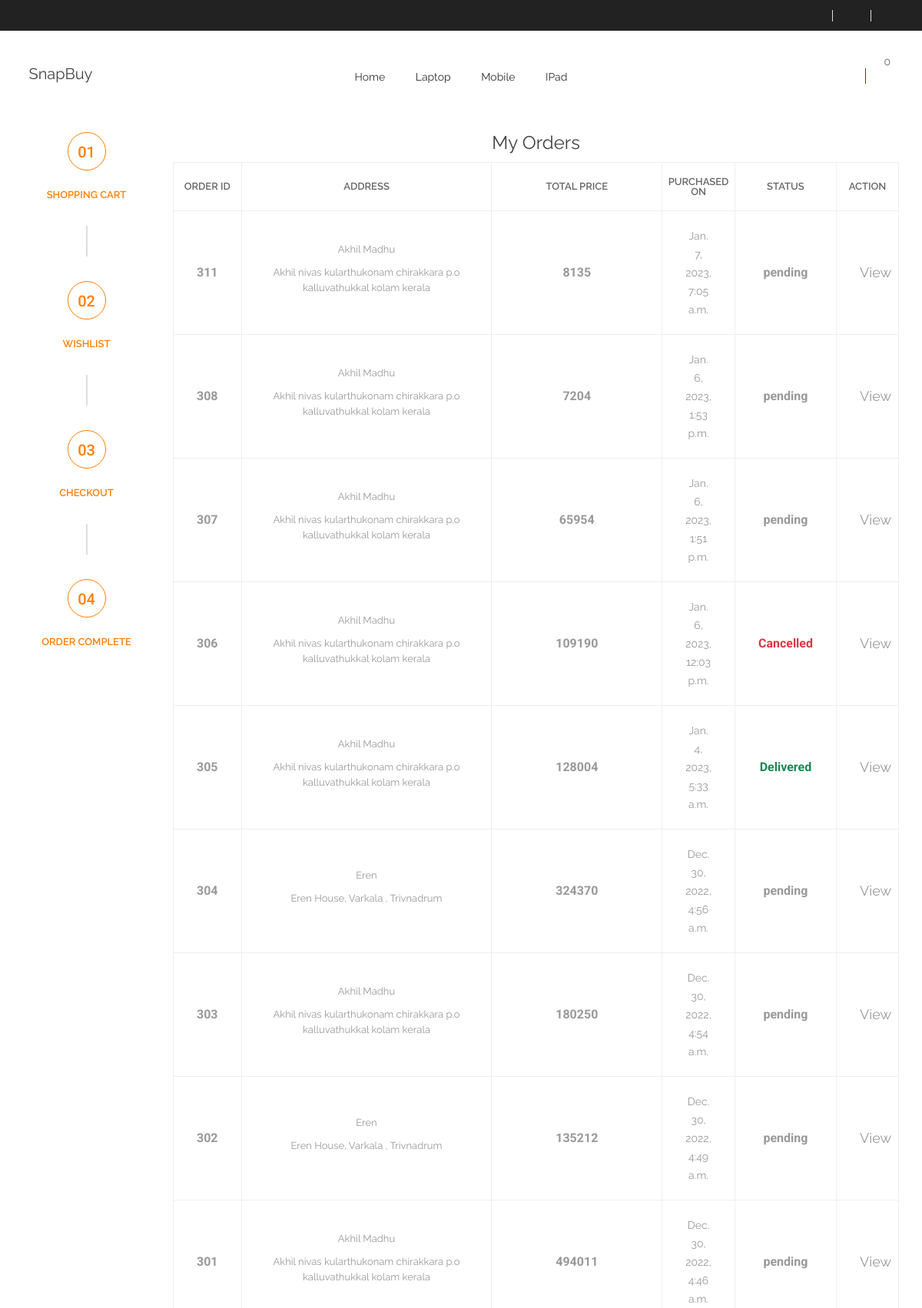
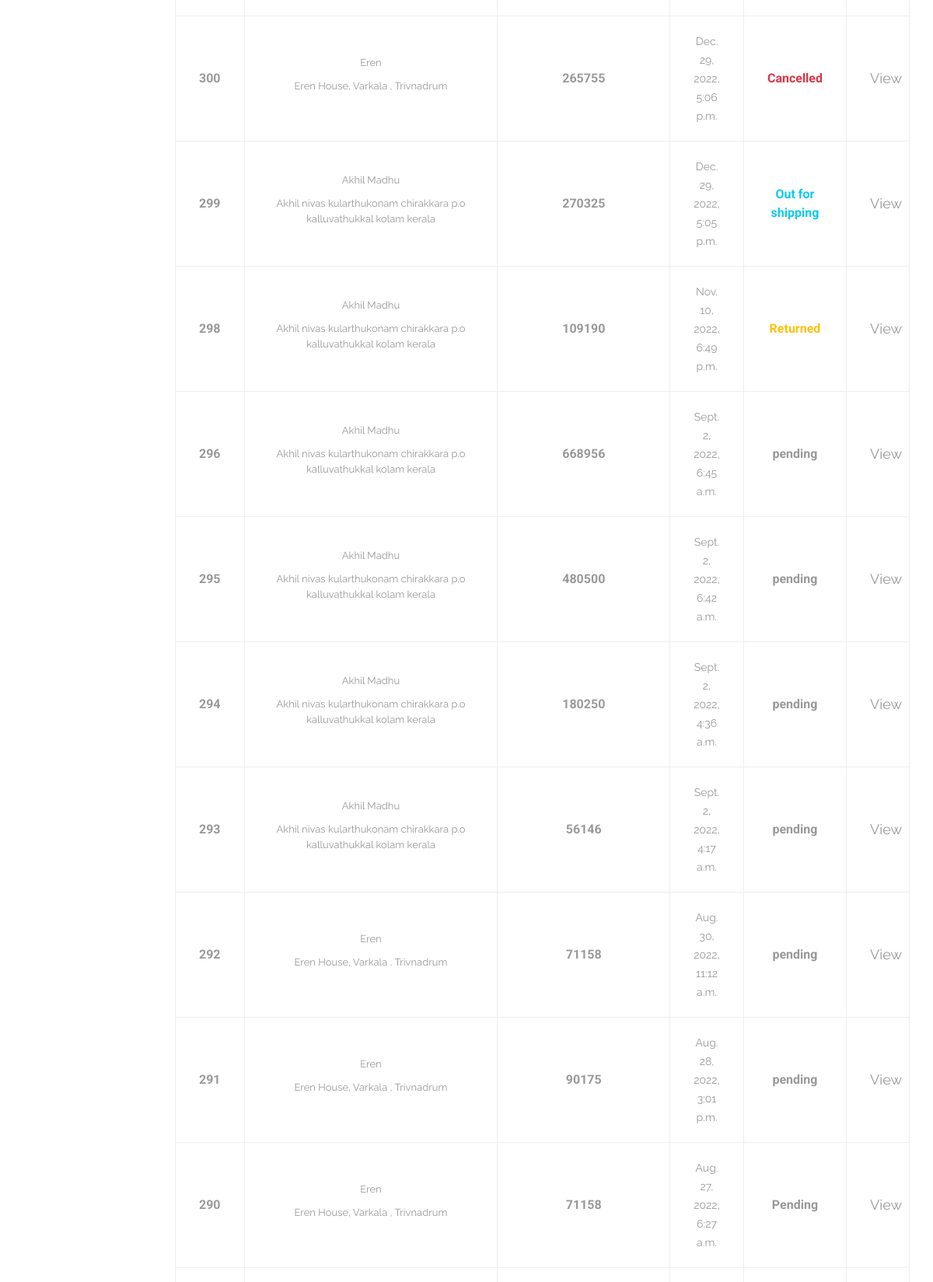
/newcart/vieworder (signed in, upper part), run on the app's committed database (2 pictures, top to bottom).
### category_adminside/models.py (models this page shows, shortened)
class Category(models.Model):
    title =      models.CharField(max_length=200)
    details =     models.TextField()
    cat_image =   models.ImageField(upload_to='categoryimage')
    created_at =  models.DateTimeField(auto_now_add=True)

### newcart/models.py (models this page shows, shortened)
class Order(models.Model):
    user = models.ForeignKey(Customuser, on_delete=models.CASCADE)
    customername = models.CharField( max_length=50, null=False)
    phone = models.CharField(max_length=100, null=False)
    email = models.CharField(max_length=120, null=True)
    address = models.TextField(max_length=600, null=False)
    city = models.CharField(max_length=200, null=False)
    pincode = models.CharField(max_length=100, null=False)
    state = models.CharField(max_length=120, null=False)
    country = models.CharField(max_length=120, null=False)
    total_price = models.CharField(max_length=100, null=False)
    tax = models.CharField(max_length=120, null=False)
    shippping = models.CharField(max_length=100, null=False)
    grandtotal = models.CharField(max_length=120, null=False)
    paymentmode = models.CharField(max_length=120, null=False)
    payment_id = models.CharField(max_length=120, null=True)
    orderstatus = (
        ('pending','pending'),
        ('Out for shipping','Out for shipping'),
        ('Returned','Returned'),
        ('cancelled','cancelled'),
        ('Delivered','Delivered')
    )
    status = models.CharField(max_length=120, choices=orderstatus, default='pending')
    created_at = models.DateTimeField(auto_now_add=True)
    updated_at = models.DateTimeField(auto_now = True)

### newcart/views.py (the view)
# urls.py: path('vieworder',views.myorder_view,name='myorder'),
def myorder_view(request):
    if request.user.is_authenticated:
        try:
            order = Order.objects.filter(user = request.user).order_by('-created_at')
        except Order.DoesNotExist:
            messages.error(request,'Something went wrong')
            return redirect('userindex')
    else:
        return render(request,'cartapps/view_order.html')
    context = {
        'order':order,
    }
    return render(request,'cartapps/view_order.html',context)

### templates/cartapps/view_order.html (shortened to what this page needs)
{% extends 'userside/userbase.html' %}
{% load static %}
{% block contentblock %}
    <div class="wrapper">
        <section id="page-content" class="page-wrapper section">
            <div class="shop-section mb-80">
                <div class="container">
                    <div class="row">
                        <div class="col-lg-2">
                            <ul class="nav cart-tab">
                                <li>
                                    <a class="active" href="{% url 'cart_view' %}" >
                                        <span>01</span>
                                        Shopping cart
                                    </a>
                                </li>
                                <li>
                                    <a class="active" href="{% url 'wish_list' %}" >
                                        <span>02</span>
                                        Wishlist
                                    </a>
                                </li>
                                <li>
                                    <a class="active" href="{% url 'itemcheckout' %}" >
                                        <span>03</span>
                                        Checkout
                                    </a>
                                </li>
                                <li>
                                    <a class="active" href="{% url 'myorder' %}">
                                        <span>04</span>
                                        Order complete
                                    </a>
                                </li>
                            </ul>
                        </div>
                        <div class="col-lg-10">
                            <div class="tab-content">
                                <div class="tab-pane active" id="shopping-cart">
                                    <div class="shopping-cart-content">
                                        {% if not order %}
                                        <div>
                                            <h1 class="text-center mt-5">No Orders !!</h1>
                                        </div>
                                        <div class="d-flex justify-content-center mt-5 ">
                                            <img src="http://almureed.ae/assets/website/images/empty-cart.gif" class="img-fluid" alt="">
                                        </div>
                                        <div class="d-flex justify-content-center my-auto mt-5">
                                            <a href="{% url 'userindex' %}">
                                                <button type="submit" class="btn box-shadow submit-btn-1 btn-hover-2  "> View Store </button>
                                            </a>
                                        </div>
                                        {% else %}
                                            <div class="table-content table-responsive mb-50">
                                                <H2 class="text-center">
                                                    My Orders
                                                </H2>
                                                <table class="text-center">
                                                    <thead>
                                                        <tr>
                                                            <th class="product-price">Order ID</th>
                                                            <th class="product-thumbnail">Address</th>
                                                            <th class="product-price">Total price</th>
                                                            <th class="product-quantity">Purchased On</th>
                                                            <th class="product-subtotal">Status</th>
                                                            <th class="product-remove">Action</th>
                                                        </tr>
                                                    </thead>
                                                    <tbody>
                                                        {% for item in order %}
                                                        <tr>
                                                            <td class="product-price">{{item.id}}</td>
                                                            <td class="">
                                                                <p>{{item.customername}}</p>
                                                                    <p>{{item.address}}</p>
                                                            </td>
                                                            <td class="product-price">{{item.grandtotal}}</td>
                                                          <td class="product-quantity">{{item.created_at}}</td>
                                                          {% if item.status == 'Cancelled' %}
                                                          <td class="text-danger product-price">{{item.status}}</td>
                                                          {% elif item.status == 'Delivered' %}
                                                          <td class="text-success product-price">{{item.status}}</td>
                                                          {% elif item.status == 'Returned' %}
                                                          <td class="text-warning product-price">{{item.status}}</td>
                                                          {% elif item.status == 'Out for shipping' %}
                                                          <td class="text-info product-price">{{item.status}}</td>
                                                            {% else %}
                                                            <td class="product-price">{{item.status}}</td>
                                                          {% endif %}
                                                            <td class="product-remove">
                                                                <a href="{% url 'myorderinfo' item.id %}" >View</a>
                                                            </td>
                                                        </tr>
                                                        {% endfor %}
                                                    </tbody>
                                                </table>
                                            </div>
                                            {% endif %}
                                    </div>
                                </div>
                            </div>
                        </div>
                    </div>
                </div>
            </div>
        </section>
    </div>
    {% endblock  %}

### templates/userside/userbase.html (shortened to what this page needs)
{% load static %}
<!doctype html>
<html class="no-js" lang="en">
<head>
    <link rel="stylesheet" href="{% static '/css/bootstrap.min.css' %}">
    <link rel="stylesheet" href="{% static '/lib/css/nivo-slider.css' %}">
    <link rel="stylesheet" href="{% static '/css/core.css' %}">
    <link rel="stylesheet" href="{%static '/css/shortcode/shortcodes.css' %}">
    <link rel="stylesheet" href="{% static '/style.css' %}">
    <link rel="stylesheet" href="{% static '/css/responsive.css' %}">
    <link rel="stylesheet" href="{% static '/css/custom.css' %}">
    <link rel="stylesheet" href="{% static '/css/style-customizer.css' %}">
    <link href="#" data-style="styles" rel="stylesheet">
</head>
<body>
    <div class="wrapper">
        <header class="header-area header-wrapper">
            <div class="header-top-bar plr-185">
                <div class="container-fluid">
                    <div class="row">
                        <div class="col-lg-6 col-md-6 d-none d-md-block">
                        </div>
                        <div class="col-lg-6 col-md-6">
                            <div class="top-link clearfix">
                                <ul class="link f-right">
                                    <li>
                                        {% if user.is_authenticated %}
                                        <a href="{% url 'profile' %}">
                                            <i class="zmdi zmdi-account"></i>
                                        </a>
                                        {% endif %}
                                    </li>
                                    <li>
                                        <a href="{% url 'wish_list' %}">
                                            <i class="zmdi zmdi-favorite"></i>
                                        </a>
                                    </li>
                                    <li>
                                        {% if user.is_authenticated %}
                                        <a href="{% url 'user_logout' %}" onclick="return confirm('Are you sure to Lgout ?')">
                                            <i class="zmdi zmdi-lock"></i>
                                        </a>
                                        {% else %}
                                        <a href="{% url 'userlog' %}">
                                            <i class="zmdi zmdi-lock"></i>
                                            Login
                                        </a>
                                        {% endif %}
                                    </li>
                                </ul>
                            </div>
                        </div>
                    </div>
                </div>
            </div>
            <div id="sticky-header" class="header-middle-area plr-185">
                <div class="container-fluid">
                    <div class="full-width-mega-dropdown">
                        <div class="row">
                            <div class="col-lg-2 col-md-4">
                                <div class="logo">
                                    <a href="{% url 'userindex' %}">
                                        <h3>SnapBuy</h3>
                                    </a>
                                </div>
                            </div>
                            <div class="col-lg-8 d-none d-lg-block">
                                <nav id="primary-menu">
                                    <ul class="main-menu text-center">
                                        <li><a href="{% url 'userindex' %}">Home</a>
                                        </li>
                                    {% for cat in cat_list %}
                                    <li class="mega-parent"><a href="{% url 'products_list' cat.id %}">{{cat.title}}</a>
                                    </li>
                                    {% endfor %}
                                    </ul>
                                </nav>
                            </div>
                            <div class="col-lg-2 col-md-8">
                                <div class="search-top-cart  f-right">
                                    <div class="header-search f-left">
                                        <div class="header-search-inner">
                                           <button class="search-toggle">
                                            <i class="zmdi zmdi-search"></i>
                                           </button>
                                        </div>
                                    </div>
                                    <div class="total-cart f-left">
                                        <div class="total-cart-in">
                                            <div class="cart-toggler">
                                                <a href="{% url 'cart_view' %}">
                                                    <span class="cart-quantity">{{count}}</span><br>
                                                    <span class="cart-icon">
                                                        <i class="zmdi zmdi-shopping-cart-plus"></i>
                                                    </span>
                                                </a>
                                            </div>
                                        </div>
                                    </div>
                                </div>
                            </div>
                        </div>
                    </div>
                </div>
            </div>
        </header>
    {% block contentblock %}
   {% endblock  %}
</body>
</html>

### data on the page
Category: title "Laptop"
Category: title "Mobile"
Category: title "IPad"
Order: id "311", customername "Akhil Madhu", address "Akhil nivas kularthukonam chirakkara p.o kalluvathukkal kolam kerala", grandtotal "8135", created_at "Jan. 7, 2023, 7:05 a.m.", status "pending"
Order: id "308", customername "Akhil Madhu", address "Akhil nivas kularthukonam chirakkara p.o kalluvathukkal kolam kerala", grandtotal "7204", created_at "Jan. 6, 2023, 1:53 p.m.", status "pending"
Order: id "307", customername "Akhil Madhu", address "Akhil nivas kularthukonam chirakkara p.o kalluvathukkal kolam kerala", grandtotal "65954", created_at "Jan. 6, 2023, 1:51 p.m.", status "pending"
Order: id "306", customername "Akhil Madhu", address "Akhil nivas kularthukonam chirakkara p.o kalluvathukkal kolam kerala", grandtotal "109190", created_at "Jan. 6, 2023, 12:03 p.m.", status "Cancelled"
Order: id "305", customername "Akhil Madhu", address "Akhil nivas kularthukonam chirakkara p.o kalluvathukkal kolam kerala", grandtotal "128004", created_at "Jan. 4, 2023, 5:33 a.m.", status "Delivered"
Order: id "304", customername "Eren", address "Eren House, Varkala , Trivnadrum", grandtotal "324370", created_at "Dec. 30, 2022, 4:56 a.m.", status "pending"
Order: id "303", customername "Akhil Madhu", address "Akhil nivas kularthukonam chirakkara p.o kalluvathukkal kolam kerala", grandtotal "180250", created_at "Dec. 30, 2022, 4:54 a.m.", status "pending"
Order: id "302", customername "Eren", address "Eren House, Varkala , Trivnadrum", grandtotal "135212", created_at "Dec. 30, 2022, 4:49 a.m.", status "pending"
Order: id "301", customername "Akhil Madhu", address "Akhil nivas kularthukonam chirakkara p.o kalluvathukkal kolam kerala", grandtotal "494011", created_at "Dec. 30, 2022, 4:46 a.m.", status "pending"
Order: id "300", customername "Eren", address "Eren House, Varkala , Trivnadrum", grandtotal "265755", created_at "Dec. 29, 2022, 5:06 p.m.", status "Cancelled"
Order: id "299", customername "Akhil Madhu", address "Akhil nivas kularthukonam chirakkara p.o kalluvathukkal kolam kerala", grandtotal "270325", created_at "Dec. 29, 2022, 5:05 p.m.", status "Out for shipping"
Order: id "298", customername "Akhil Madhu", address "Akhil nivas kularthukonam chirakkara p.o kalluvathukkal kolam kerala", grandtotal "109190", created_at "Nov. 10, 2022, 6:49 p.m.", status "Returned"
Order: id "296", customername "Akhil Madhu", address "Akhil nivas kularthukonam chirakkara p.o kalluvathukkal kolam kerala", grandtotal "668956", created_at "Sept. 2, 2022, 6:45 a.m.", status "pending"
Order: id "295", customername "Akhil Madhu", address "Akhil nivas kularthukonam chirakkara p.o kalluvathukkal kolam kerala", grandtotal "480500", created_at "Sept. 2, 2022, 6:42 a.m.", status "pending"
Order: id "294", customername "Akhil Madhu", address "Akhil nivas kularthukonam chirakkara p.o kalluvathukkal kolam kerala", grandtotal "180250", created_at "Sept. 2, 2022, 4:36 a.m.", status "pending"
Order: id "293", customername "Akhil Madhu", address "Akhil nivas kularthukonam chirakkara p.o kalluvathukkal kolam kerala", grandtotal "56146", created_at "Sept. 2, 2022, 4:17 a.m.", status "pending"
Order: id "292", customername "Eren", address "Eren House, Varkala , Trivnadrum", grandtotal "71158", created_at "Aug. 30, 2022, 11:12 a.m.", status "pending"
Order: id "291", customername "Eren", address "Eren House, Varkala , Trivnadrum", grandtotal "90175", created_at "Aug. 28, 2022, 3:01 p.m.", status "pending"
Order: id "290", customername "Eren", address "Eren House, Varkala , Trivnadrum", grandtotal "71158", created_at "Aug. 27, 2022, 6:27 a.m.", status "Pending"

### other printed values
{{ count }} "0"
